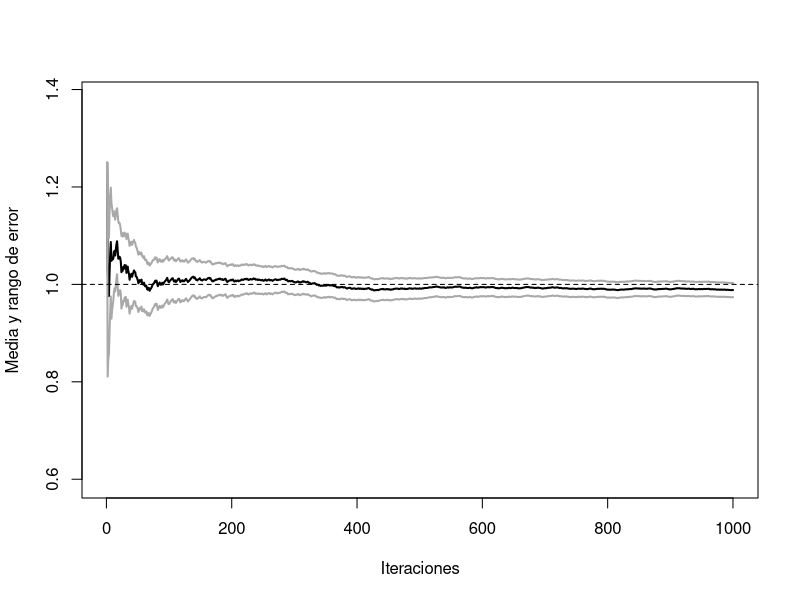

Recreate this plot in R.
## ---- chunk 1

mc.integral <- function(fun, a, b, n) {
    x <- runif(n, a, b)
    fx <- sapply(x, fun)
    return(mean(fx) * (b - a))
}



#Aunque posteriormente usaremos una función de Monte Carlo más compleja que incluye representación gráfica.


mc.integral <- function(fun, a, b, n, plot = TRUE) {
    fx <- sapply(runif(n, a, b), fun) * (b - a)
    if (plot) {
        estint <- cumsum(fx)/(1:n)
        esterr <- sqrt(cumsum((fx - estint)^2))/(1:n)
        plot(estint, ylab = "Media y rango de error", type = "l", lwd = 2, ylim = mean(fx) + 
            2 * c(-esterr[1], esterr[1]), xlab = "Iteraciones")
        lines(estint + 2 * esterr, col = "darkgray", lwd = 2)
        lines(estint - 2 * esterr, col = "darkgray", lwd = 2)
        return(list(valor = estint[n], error = 2 * esterr[n]))
    } else return(list(valor = mean(fx), error = 2 * sd(fx)/sqrt(n)))
}
## ---- chunk 2
fun <- function(x) return((1/8) * (5-3*x^2))
set.seed(1718)
p1 <- mc.integral(fun, -1, 1, 20,plot = F)
p1$valor
## ---- chunk 3
p2 <- mc.integral(fun, -1, 1, 100,plot=F)
p2$valor
## ---- chunk 4
error_función <- c(p1$error,p2$error)
error_por_aproximación <- c(abs(1-p1$valor), abs(1-p2$valor))
p <- cbind(error_función, error_por_aproximación)
row.names(p) <- c('n=20','n=100')
p
## ---- chunk 5
set.seed(1718)
c <- mc.integral(fun, -1, 1, 1000)
abline(h = 1, lty = 2)
## ---- chunk 6
error_función <- c$error
error_por_aproximación <- abs(1-c$valor)
p <- cbind(error_función,error_por_aproximación)
row.names(p) <- c('n=1000')
p
## ---- chunk 7
set.seed(1718)
nsim <- 10^3
y <- rnorm(nsim,mean=0,sd=0.3)
w <- fun(y)/dnorm(y , sd=0.3)


## ---- chunk 8
#Desarrolllo del literal c)

